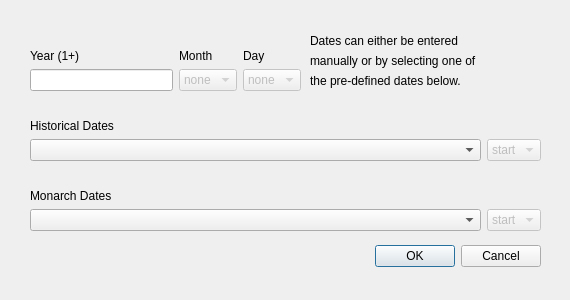
<?xml version="1.0" encoding="UTF-8"?>
<ui version="4.0">
 <class>ovQDateDialog</class>
 <widget class="QDialog" name="ovQDateDialog">
  <property name="geometry">
   <rect>
    <x>0</x>
    <y>0</y>
    <width>570</width>
    <height>300</height>
   </rect>
  </property>
  <property name="windowTitle">
   <string>Dialog</string>
  </property>
  <widget class="QDialogButtonBox" name="buttonBox">
   <property name="geometry">
    <rect>
     <x>30</x>
     <y>240</y>
     <width>511</width>
     <height>32</height>
    </rect>
   </property>
   <property name="orientation">
    <enum>Qt::Horizontal</enum>
   </property>
   <property name="standardButtons">
    <set>QDialogButtonBox::Cancel|QDialogButtonBox::Ok</set>
   </property>
  </widget>
  <widget class="QWidget" name="gridLayoutWidget">
   <property name="geometry">
    <rect>
     <x>30</x>
     <y>30</y>
     <width>271</width>
     <height>61</height>
    </rect>
   </property>
   <layout class="QGridLayout" name="gridLayout">
    <item row="1" column="1">
     <widget class="QComboBox" name="monthComboBox">
      <property name="enabled">
       <bool>false</bool>
      </property>
      <item>
       <property name="text">
        <string>none</string>
       </property>
      </item>
      <item>
       <property name="text">
        <string extracomment="January">01</string>
       </property>
      </item>
      <item>
       <property name="text">
        <string extracomment="February">02</string>
       </property>
      </item>
      <item>
       <property name="text">
        <string extracomment="March">03</string>
       </property>
      </item>
      <item>
       <property name="text">
        <string extracomment="April">04</string>
       </property>
      </item>
      <item>
       <property name="text">
        <string extracomment="May">05</string>
       </property>
      </item>
      <item>
       <property name="text">
        <string extracomment="June">06</string>
       </property>
      </item>
      <item>
       <property name="text">
        <string extracomment="July">07</string>
       </property>
      </item>
      <item>
       <property name="text">
        <string extracomment="August">08</string>
       </property>
      </item>
      <item>
       <property name="text">
        <string extracomment="September">09</string>
       </property>
      </item>
      <item>
       <property name="text">
        <string extracomment="October">10</string>
       </property>
      </item>
      <item>
       <property name="text">
        <string extracomment="November">11</string>
       </property>
      </item>
      <item>
       <property name="text">
        <string extracomment="December">12</string>
       </property>
      </item>
     </widget>
    </item>
    <item row="1" column="2">
     <widget class="QComboBox" name="dayComboBox">
      <property name="enabled">
       <bool>false</bool>
      </property>
      <item>
       <property name="text">
        <string>none</string>
       </property>
      </item>
      <item>
       <property name="text">
        <string>01</string>
       </property>
      </item>
      <item>
       <property name="text">
        <string>02</string>
       </property>
      </item>
      <item>
       <property name="text">
        <string>03</string>
       </property>
      </item>
      <item>
       <property name="text">
        <string>04</string>
       </property>
      </item>
      <item>
       <property name="text">
        <string>05</string>
       </property>
      </item>
      <item>
       <property name="text">
        <string>06</string>
       </property>
      </item>
      <item>
       <property name="text">
        <string>07</string>
       </property>
      </item>
      <item>
       <property name="text">
        <string>08</string>
       </property>
      </item>
      <item>
       <property name="text">
        <string>09</string>
       </property>
      </item>
      <item>
       <property name="text">
        <string>10</string>
       </property>
      </item>
      <item>
       <property name="text">
        <string>11</string>
       </property>
      </item>
      <item>
       <property name="text">
        <string>12</string>
       </property>
      </item>
      <item>
       <property name="text">
        <string>13</string>
       </property>
      </item>
      <item>
       <property name="text">
        <string>14</string>
       </property>
      </item>
      <item>
       <property name="text">
        <string>15</string>
       </property>
      </item>
      <item>
       <property name="text">
        <string>16</string>
       </property>
      </item>
      <item>
       <property name="text">
        <string>17</string>
       </property>
      </item>
      <item>
       <property name="text">
        <string>18</string>
       </property>
      </item>
      <item>
       <property name="text">
        <string>19</string>
       </property>
      </item>
      <item>
       <property name="text">
        <string>20</string>
       </property>
      </item>
      <item>
       <property name="text">
        <string>21</string>
       </property>
      </item>
      <item>
       <property name="text">
        <string>22</string>
       </property>
      </item>
      <item>
       <property name="text">
        <string>23</string>
       </property>
      </item>
      <item>
       <property name="text">
        <string>24</string>
       </property>
      </item>
      <item>
       <property name="text">
        <string>25</string>
       </property>
      </item>
      <item>
       <property name="text">
        <string>26</string>
       </property>
      </item>
      <item>
       <property name="text">
        <string>27</string>
       </property>
      </item>
      <item>
       <property name="text">
        <string>28</string>
       </property>
      </item>
      <item>
       <property name="text">
        <string>29</string>
       </property>
      </item>
      <item>
       <property name="text">
        <string>30</string>
       </property>
      </item>
      <item>
       <property name="text">
        <string>31</string>
       </property>
      </item>
     </widget>
    </item>
    <item row="0" column="0">
     <widget class="QLabel" name="yearLabel">
      <property name="text">
       <string>Year (1+)</string>
      </property>
      <property name="alignment">
       <set>Qt::AlignBottom|Qt::AlignLeading|Qt::AlignLeft</set>
      </property>
     </widget>
    </item>
    <item row="0" column="1">
     <widget class="QLabel" name="monthLabel">
      <property name="text">
       <string>Month</string>
      </property>
      <property name="alignment">
       <set>Qt::AlignBottom|Qt::AlignLeading|Qt::AlignLeft</set>
      </property>
     </widget>
    </item>
    <item row="0" column="2">
     <widget class="QLabel" name="dayLabel">
      <property name="text">
       <string>Day</string>
      </property>
      <property name="alignment">
       <set>Qt::AlignBottom|Qt::AlignLeading|Qt::AlignLeft</set>
      </property>
     </widget>
    </item>
    <item row="1" column="0">
     <widget class="QLineEdit" name="yearLineEdit">
      <property name="inputMask">
       <string notr="true"/>
      </property>
     </widget>
    </item>
   </layout>
  </widget>
  <widget class="QWidget" name="gridLayoutWidget_2">
   <property name="geometry">
    <rect>
     <x>30</x>
     <y>100</y>
     <width>511</width>
     <height>61</height>
    </rect>
   </property>
   <layout class="QGridLayout" name="historicDateGridLayout">
    <item row="0" column="0">
     <widget class="QLabel" name="historicDateLabel">
      <property name="text">
       <string>Historical Dates</string>
      </property>
      <property name="alignment">
       <set>Qt::AlignBottom|Qt::AlignLeading|Qt::AlignLeft</set>
      </property>
     </widget>
    </item>
    <item row="1" column="0">
     <widget class="QComboBox" name="historicDateComboBox">
      <property name="sizePolicy">
       <sizepolicy hsizetype="Preferred" vsizetype="Fixed">
        <horstretch>0</horstretch>
        <verstretch>0</verstretch>
       </sizepolicy>
      </property>
      <item>
       <property name="text">
        <string/>
       </property>
      </item>
     </widget>
    </item>
    <item row="1" column="1">
     <widget class="QComboBox" name="historicDatePeriodComboBox">
      <property name="enabled">
       <bool>false</bool>
      </property>
      <property name="sizePolicy">
       <sizepolicy hsizetype="Maximum" vsizetype="Fixed">
        <horstretch>0</horstretch>
        <verstretch>0</verstretch>
       </sizepolicy>
      </property>
      <item>
       <property name="text">
        <string>start</string>
       </property>
      </item>
      <item>
       <property name="text">
        <string>end</string>
       </property>
      </item>
     </widget>
    </item>
   </layout>
  </widget>
  <widget class="QWidget" name="gridLayoutWidget_3">
   <property name="geometry">
    <rect>
     <x>30</x>
     <y>170</y>
     <width>511</width>
     <height>61</height>
    </rect>
   </property>
   <layout class="QGridLayout" name="monarchDateGridLayout">
    <item row="0" column="0">
     <widget class="QLabel" name="monarchDateLabel">
      <property name="text">
       <string>Monarch Dates</string>
      </property>
      <property name="alignment">
       <set>Qt::AlignBottom|Qt::AlignLeading|Qt::AlignLeft</set>
      </property>
     </widget>
    </item>
    <item row="1" column="0">
     <widget class="QComboBox" name="monarchDateComboBox">
      <item>
       <property name="text">
        <string/>
       </property>
      </item>
     </widget>
    </item>
    <item row="1" column="1">
     <widget class="QComboBox" name="monarchDatePeriodComboBox">
      <property name="enabled">
       <bool>false</bool>
      </property>
      <property name="sizePolicy">
       <sizepolicy hsizetype="Maximum" vsizetype="Fixed">
        <horstretch>0</horstretch>
        <verstretch>0</verstretch>
       </sizepolicy>
      </property>
      <item>
       <property name="text">
        <string>start</string>
       </property>
      </item>
      <item>
       <property name="text">
        <string>end</string>
       </property>
      </item>
     </widget>
    </item>
   </layout>
  </widget>
  <widget class="QLabel" name="infoLabel1">
   <property name="geometry">
    <rect>
     <x>310</x>
     <y>30</y>
     <width>231</width>
     <height>21</height>
    </rect>
   </property>
   <property name="text">
    <string>Dates can either be entered</string>
   </property>
  </widget>
  <widget class="QLabel" name="infoLabel2">
   <property name="geometry">
    <rect>
     <x>310</x>
     <y>50</y>
     <width>231</width>
     <height>21</height>
    </rect>
   </property>
   <property name="text">
    <string>manually or by selecting one of</string>
   </property>
  </widget>
  <widget class="QLabel" name="infoLabel3">
   <property name="geometry">
    <rect>
     <x>310</x>
     <y>70</y>
     <width>231</width>
     <height>21</height>
    </rect>
   </property>
   <property name="text">
    <string>the pre-defined dates below.</string>
   </property>
  </widget>
 </widget>
 <tabstops>
  <tabstop>yearLineEdit</tabstop>
  <tabstop>monthComboBox</tabstop>
  <tabstop>dayComboBox</tabstop>
  <tabstop>historicDateComboBox</tabstop>
  <tabstop>historicDatePeriodComboBox</tabstop>
  <tabstop>monarchDateComboBox</tabstop>
  <tabstop>monarchDatePeriodComboBox</tabstop>
  <tabstop>buttonBox</tabstop>
 </tabstops>
 <resources/>
 <connections>
  <connection>
   <sender>buttonBox</sender>
   <signal>accepted()</signal>
   <receiver>ovQDateDialog</receiver>
   <slot>accept()</slot>
   <hints>
    <hint type="sourcelabel">
     <x>248</x>
     <y>254</y>
    </hint>
    <hint type="destinationlabel">
     <x>157</x>
     <y>274</y>
    </hint>
   </hints>
  </connection>
  <connection>
   <sender>buttonBox</sender>
   <signal>rejected()</signal>
   <receiver>ovQDateDialog</receiver>
   <slot>reject()</slot>
   <hints>
    <hint type="sourcelabel">
     <x>316</x>
     <y>260</y>
    </hint>
    <hint type="destinationlabel">
     <x>286</x>
     <y>274</y>
    </hint>
   </hints>
  </connection>
 </connections>
</ui>
